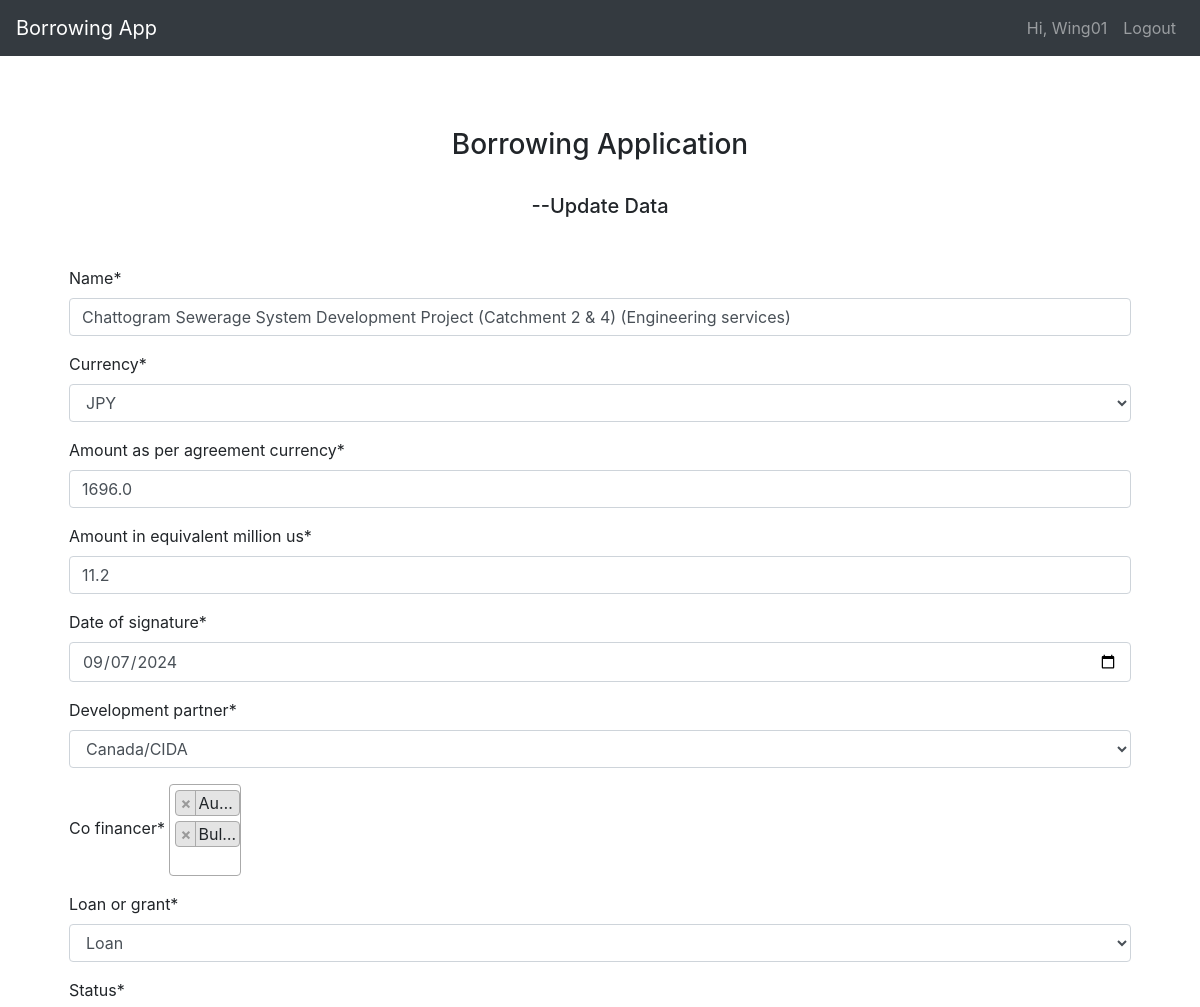
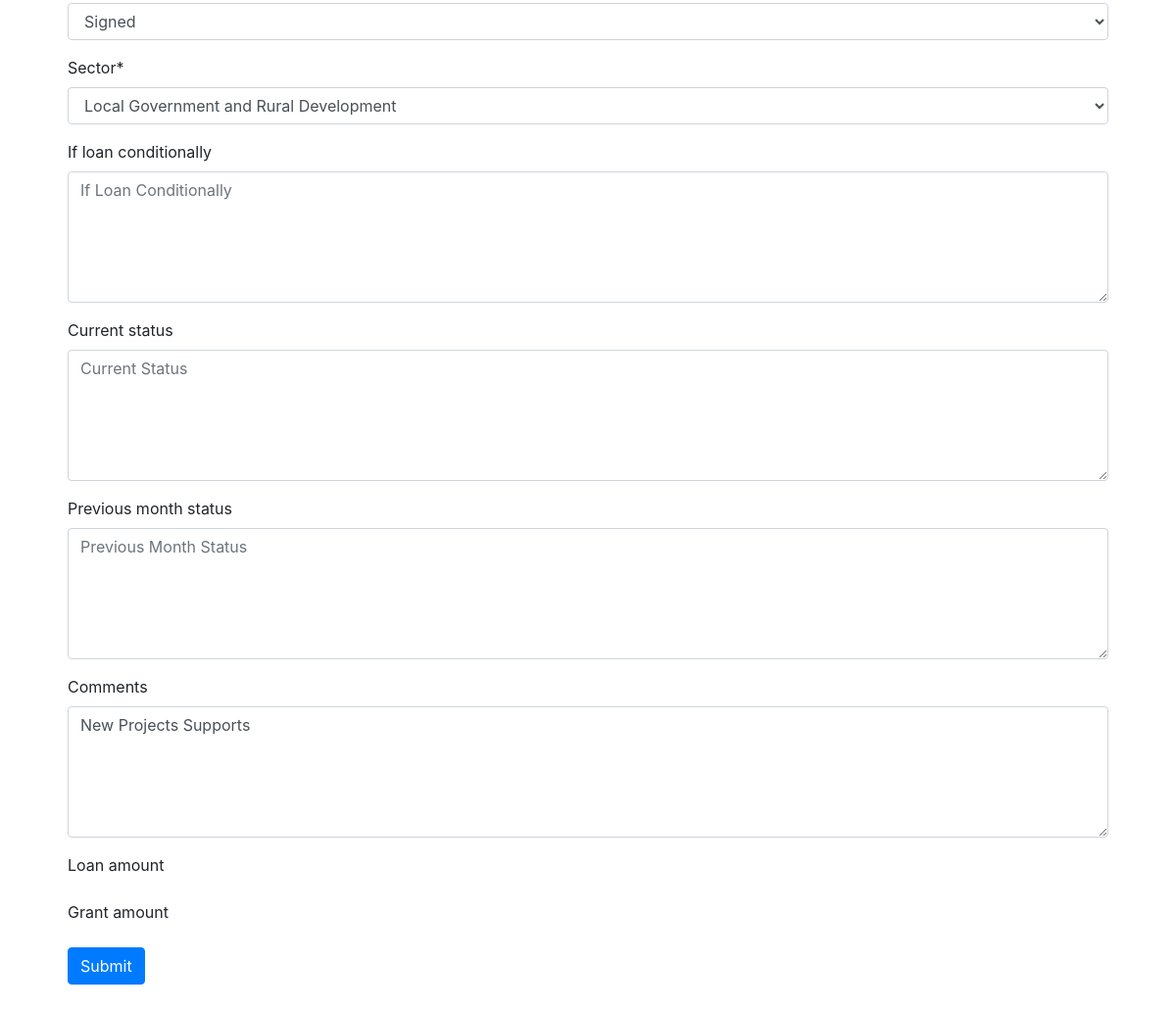
Page /update-wing/1/ (signed in) on the committed database (2 pictures, top to bottom).
### Wing/models.py (models this page shows, shortened)
class Wing_One(models.Model):
    wing = models.ForeignKey(User, null=True, on_delete=models.CASCADE)
    name = models.CharField(max_length=3000, null=True)
    currency = models.CharField(max_length=100, choices=CURRENCY, default='USD')
    amount_as_per_agreement_currency = models.FloatField()
    amount_in_equivalent_million_us = models.FloatField()
    date_of_signature = models.DateTimeField()
    development_partner = models.CharField(max_length=100, choices=DEV_PARTNER)
    co_financer = models.ManyToManyField(CO_FINANCER)
    loan_or_grant = models.CharField(max_length=200, choices=LOAN_GRANT, default='Loan')
    status = models.CharField(max_length=100, choices=PROPABILITY)
    sector = models.CharField(max_length=500, choices=SECTOR, default='General Public Services')
    if_loan_conditionally = models.TextField(null=True, blank=True)
    current_status = models.TextField(null=True, blank=True)
    previous_month_status = models.TextField(null=True, blank=True)
    comments = models.TextField(null=True, blank=True)
    updated = models.DateTimeField(auto_now=True)

class CO_FINANCER(models.Model):
    name = models.CharField(max_length=100, choices=DEV_PARTNER)
    def __str__(self):
        return self.name

### Wing/decorators.py (the view)
        def wrapper_func(request, *args, **kwargs):
            group = None
            if request.user.groups.exists():
                group = request.user.groups.all()[0].name
            if group in allowed_roles:
                return view_func(request, *args, **kwargs)
            else:
                return redirect('dashboard')

### Wing/views.py (called while the page is built)
@allowerd_users(allowed_roles='wings')
def update_wing(request, pk):
    wing = Wing_One.objects.get(id=pk)
    form = Wing_One_Form(instance=wing)
    if request.method == "POST":
        form = Wing_One_Form(request.POST, instance=wing)
        if form.is_valid():
            form.instance.wing = request.user
            form.save()
            return redirect('home')
    context = {
        'form': form
    }
    return render(request, 'wing_create.html', context)

### templates/wing_create.html (shortened to what this page needs)
{% extends 'base.html' %}
{% load crispy_forms_tags %}
{% block content %}
<div class="container mt-5">
  <br>
  <h3 class="text-center">Borrowing Application</h3>
  <br>
  <h5 class="text-center">--Update Data</h5>
  <br>
    <form class="px-4 py-3" method="post">
            <div class="form-group">
        {{ form|crispy }}
        </div>
        <button type="submit" class="btn btn-primary">Submit</button>
    </form>
</div>
{% endblock %}

### templates/navbar.html (shortened to what this page needs)
<nav class="navbar navbar-expand-lg navbar-dark bg-dark">
    <a class="navbar-brand" href="{% url 'home' %}">Borrowing App</a>
    <div class="collapse navbar-collapse" id="navbarSupportedContent">
      <ul class="navbar-nav ml-auto">
        {% if request.user.is_authenticated %}
          <a class="nav-link" href="">Hi, {{ request.user.username }}</a>
          <a class="nav-link" href="{% url 'logout' %}">Logout</a>
        {% else %}
        <li class="nav-item"></li>
          <a class="nav-link" href="{% url 'login' %}">Login</a>
        </li>
        {% endif %}
      </ul>
    </div>
  </nav>

### rows in the picture
Wing_One: name "Chattogram Sewerage System Development Project (Catchment 2 & 4) (Engineering services)", currency "JPY", amount_as_per_agreement_currency "1696.0", amount_in_equivalent_million_us "11.2", date_of_signature "09/07/2024", development_partner "Canada/CIDA", loan_or_grant "Loan", status "Signed", sector "Local Government and Rural Development", comments "New Projects Supports"

### other values in the picture
{{ request.user.username }} "Wing01"
